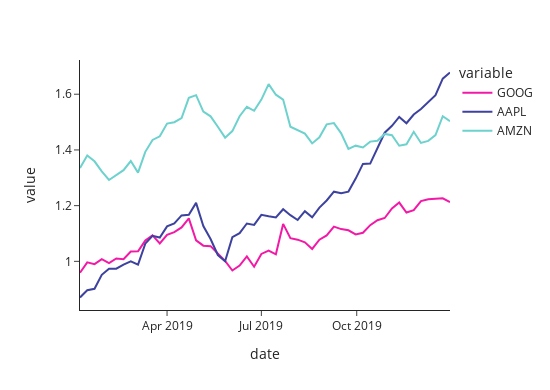

Notebook source saved alongside this figure:
### Code cell
colors=('#F319A7','#3D429F', '#6DD2CD', '#19A7F3','#F5D7E2')
fig= px.line(data_frame= df[df["date"]>"2019-01-01"], x= "date", y= ["GOOG", "AAPL", "AMZN"], color_discrete_sequence=colors,
             width=550, height=390, template="simple_white")
fig.show()
